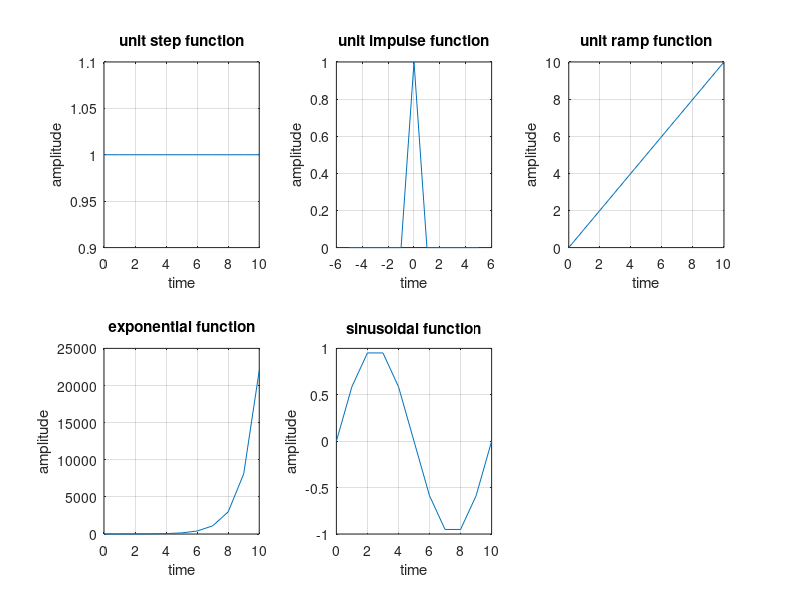

Recreate this plot in MATLAB.
t = 0:10;
L = length(t);
for i = 1:L % to generate step function
    if t(i)<0
        x1(i) = 0;
    else
        x1(i) = 1;
    end;                  
    
end;
subplot(2,3,1)
plot(t,x1)
grid on;
xlabel('time');
ylabel('amplitude');
title('unit step function');
t = -5:5;
for i = 1:L % to generate impulse function
    if t(i) ==0
        x2(i) = 1;
    else 
        x2(i) = 0.00;
    end;
end;
subplot(2,3,2)
plot(t,x2)
grid on;
xlabel('time');
ylabel('amplitude');
title('unit impulse function');
t = 0:10;
for i = 1:L % to generate ramp function
    if t(i)<0
        x3(i) = 0;
    else
        x3(i) = t(i);
    end;
end;
subplot(2,3,3)
plot(t,x3)
grid on;
xlabel('time');
ylabel('amplitude');
title('unit ramp function');
% to generate exponential function
x4 = exp(t);
subplot(2,3,4)
plot(t,x4)
grid on;
xlabel('time');
ylabel('amplitude');
title('exponential function');

% to generate sin function
f= 0.1;
x5 = sin(2*pi*f*t)
subplot(2,3,5)
plot(t,x5)
grid on;
xlabel('time');
ylabel('amplitude');
title('sinusoidal function');


